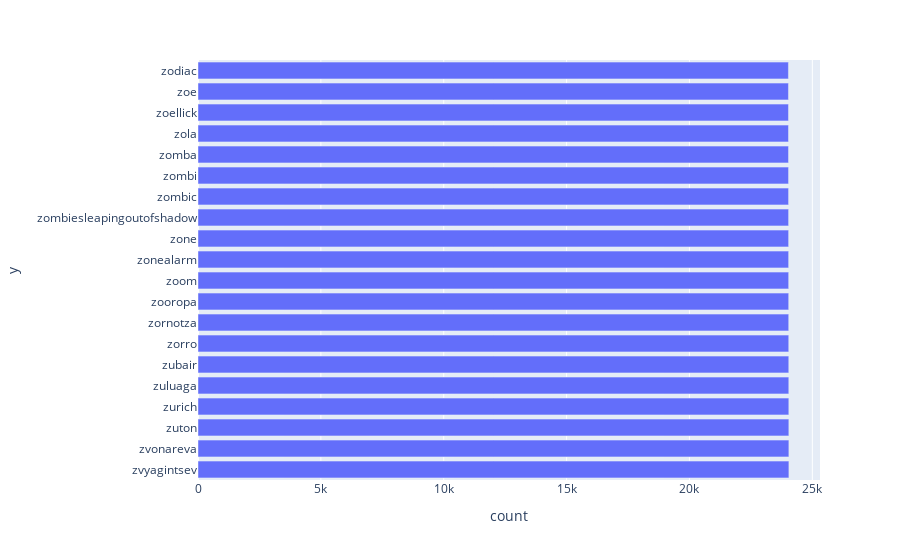

Notebook cell for this chart:
### Code cell
px.bar(vocab_aftr_stem.head(20), x='count', y=vocab_aftr_stem.head(20).index)

### Figure 1 — Plotly figure (JSON) as saved in the notebook; plotly's stock layout.template omitted (floating-point values rounded to 4 significant figures)
{"data": [{"alignmentgroup": "True", "hovertemplate": "count=%{x}<br>y=%{y}<extra></extra>", "legendgroup": "", "marker": {"color": "#636efa", "pattern": {"shape": ""}}, "name": "", "offsetgroup": "", "orientation": "h", "showlegend": false, "textposition": "auto", "type": "bar", "x": [24047, 24046, 24045, 24044, 24043, 24042, 24041, 24040, 24039, 24038, 24037, 24036, 24035, 24034, 24033, 24032, 24031, 24030, 24029, 24028], "xaxis": "x", "y": ["zvyagintsev", "zvonareva", "zuton", "zurich", "zuluaga", "zubair", "zorro", "zornotza", "zooropa", "zoom", "zonealarm", "zone", "zombiesleapingoutofshadow", "zombic", "zombi", "zomba", "zola", "zoellick", "zoe", "zodiac"], "yaxis": "y"}], "layout": {"barmode": "relative", "legend": {"tracegroupgap": 0}, "margin": {"t": 60}, "xaxis": {"anchor": "y", "domain": [0, 1], "title": {"text": "count"}}, "yaxis": {"anchor": "x", "domain": [0, 1], "title": {"text": "y"}}}}
